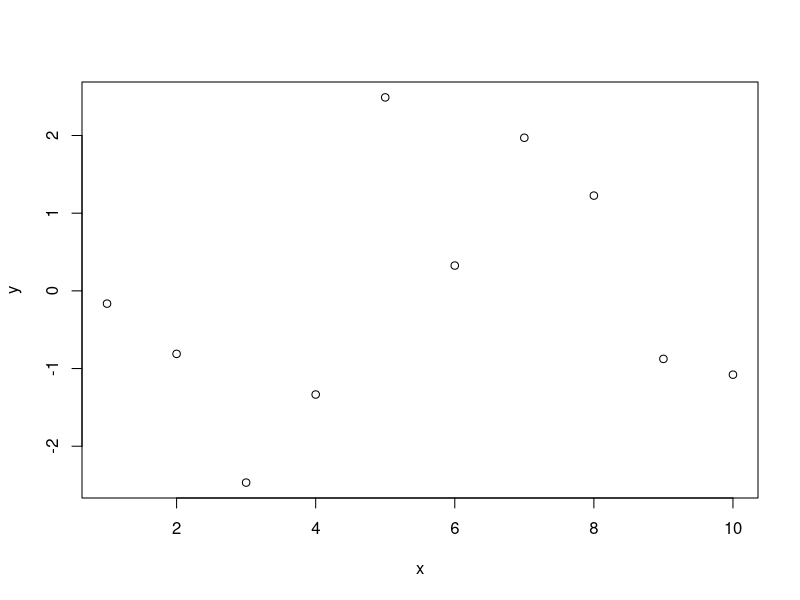

Generate this figure with R:
x<-seq(1,10)
y<-rnorm(10)
plot(y~x)
#after plotting calculate a linear model
m_1<-lm(y~x)
#verzweiflungsgrüße yay
M <- 3444
